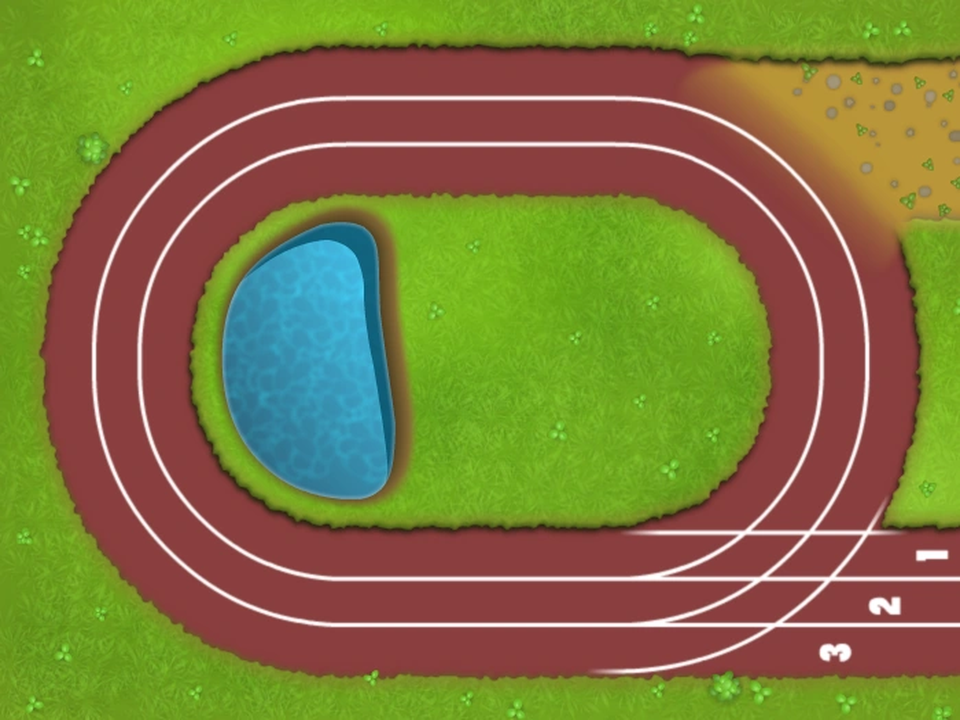
#> input picture background_images/sprint.png, 960 x 720 px; its folder holds 2 pictures in this run
$ python trace_map.py
#> lines starting #> are read from the running program, lines starting #| are printed output that depends on the picture; after the words box and inside, x2 and y2 are one past the last pixel; in counts of white or black regions, pixels touching at a corner belong together
### btd/path.py
"""
Track geometry: arc-length parameterised paths with a spatial index.

The original implementation stored a balloon's progress as an integer index
into a waypoint list and advanced it by ``int(speed)`` every frame. That had
two consequences: speeds below 2.0 all truncated to the same integer (so red,
blue, and green balloons moved identically), and travel rate was tied to the
frame rate.

Here a path is parameterised by *distance travelled in pixels*. A balloon
stores a float distance and advances by ``speed * dt``, so any speed is
representable and movement is frame-rate independent.

The class also owns tower-placement queries. Testing a candidate position used
to scan all ~2,500 waypoints every frame; a uniform grid over the path samples
reduces that to a handful of comparisons.
"""

from __future__ import annotations

import csv
import math

Point = tuple[float, float]


def catmull_rom(control: list[Point], samples_per_span: int = 24) -> list[Point]:
    """Smooth a sparse list of control points into a curve.

    Uses a centripetal-ish Catmull-Rom spline, which passes through every
    control point and does not overshoot the way a uniform spline can. Lets a
    map be authored as a dozen points instead of thousands.

    Args:
        control: Control points, in order.
        samples_per_span: Samples emitted between each pair of control points.

    Returns:
        The sampled curve.
    """
    if len(control) < 3:
        return list(control)

    # Duplicate the endpoints so the first and last spans are well defined.
    pts = [control[0]] + list(control) + [control[-1]]
    out: list[Point] = []

    for i in range(len(pts) - 3):
        p_0, p_1, p_2, p_3 = pts[i], pts[i + 1], pts[i + 2], pts[i + 3]
        for step in range(samples_per_span):
            t = step / samples_per_span
            t_2 = t * t
            t_3 = t_2 * t
            x = 0.5 * (
                2 * p_1[0]
                + (-p_0[0] + p_2[0]) * t
                + (2 * p_0[0] - 5 * p_1[0] + 4 * p_2[0] - p_3[0]) * t_2
                + (-p_0[0] + 3 * p_1[0] - 3 * p_2[0] + p_3[0]) * t_3
            )
            y = 0.5 * (
                2 * p_1[1]
                + (-p_0[1] + p_2[1]) * t
                + (2 * p_0[1] - 5 * p_1[1] + 4 * p_2[1] - p_3[1]) * t_2
                + (-p_0[1] + 3 * p_1[1] - 3 * p_2[1] + p_3[1]) * t_3
            )
            out.append((x, y))

    out.append(control[-1])
    return out


class Path:
    """An arc-length parameterised track.

    Attributes:
        points: The polyline vertices, in order.
        cumulative: ``cumulative[i]`` is the distance along the path to
            ``points[i]``. Strictly non-decreasing.
        length: Total path length in pixels.
    """

    #: Side length of a spatial-index cell, in pixels.
    CELL = 32

    # [89 lines left out: functions __init__, _build_index, position_at, heading_at, distance_to, not called in this run]


def _dist(a: Point, b: Point) -> float:
    """Euclidean distance between two points."""
    return math.hypot(b[0] - a[0], b[1] - a[1])


# [37 lines left out: functions _bisect, load_waypoints_csv, not called in this run]

### tools/trace_map.py
"""
Trace a walkable path out of a hand-drawn map background.

Adding a map from artwork means telling the game where balloons actually walk.
Doing that by eye is fiddly and drifts off the painted track. This finds the
real centre line instead:

1. Classify track pixels by colour.
2. Distance-transform the mask, so every track pixel knows how far it is from
   the edge of the track.
3. Run Dijkstra between rough guide points with a cost that strongly prefers
   staying far from the edges, which pulls the route onto the centre line.
4. Simplify the result into a handful of control points to paste into
   ``btd/maps.py``.

Guide points only need to be roughly right and roughly on the track; their job
is to say which way round an ambiguous loop or spiral to go, not to be
accurate. Everything else is measured from the art.

    python tools/trace_map.py sprint
    python tools/trace_map.py park --overlay
"""

from __future__ import annotations

import argparse
import heapq
import math
import os
import sys

import numpy as np
from PIL import Image, ImageDraw

ROOT = os.path.dirname(os.path.dirname(os.path.abspath(__file__)))
sys.path.insert(0, ROOT)

from btd.path import catmull_rom  # noqa: E402

OUT_DIR = os.path.join(ROOT, "tools", "map_export")

#: Dijkstra runs at half resolution; the corridor is far wider than 2 px and
#: this makes the search roughly four times cheaper.
SCALE = 2


def track_mask(image: np.ndarray, kind: str) -> np.ndarray:
    """Classify track pixels.

    Args:
        image: ``(H, W, 3)`` RGB array.
        kind: ``"lanes"`` for the running track (surface only, so the
            painted lines separate it), or ``"stone"`` for cobbles.

    Returns:
        Boolean mask of walkable pixels.
    """
#> called with kind = 'lanes'
    red, green, blue = image[:, :, 0], image[:, :, 1], image[:, :, 2]
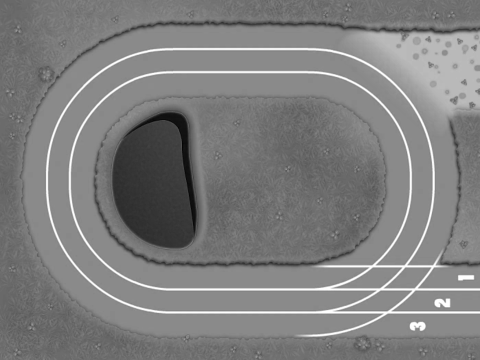
#> red: shape (720, 960) int64 (shown at 1/2 size); min 0, max 255, mean 126.4
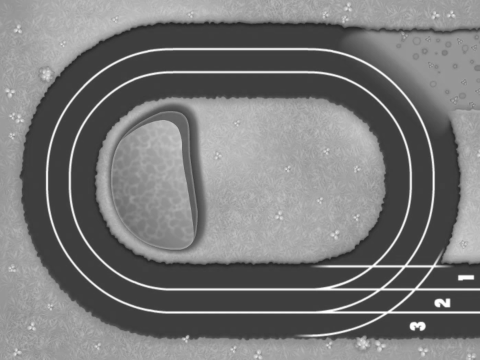
#> green: shape (720, 960) int64 (shown at 1/2 size); min 31, max 255, mean 119.9
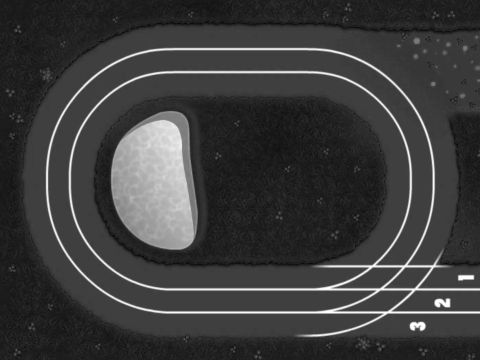
#> blue: shape (720, 960) int64 (shown at 1/2 size); min 2, max 255, mean 60.6

    if kind == "lanes":
        # Running surface only. The painted lane lines are left OUT, so they
        # separate the mask into three independent corridors that can each be
        # traced on their own. Gap-closing is skipped: the lines are only 3px
        # wide and a close would weld the lanes back together.
        mask = ((red > green + 30) & (red > blue + 25) & (red > 70)
                & (red < 190) & (green < 118))
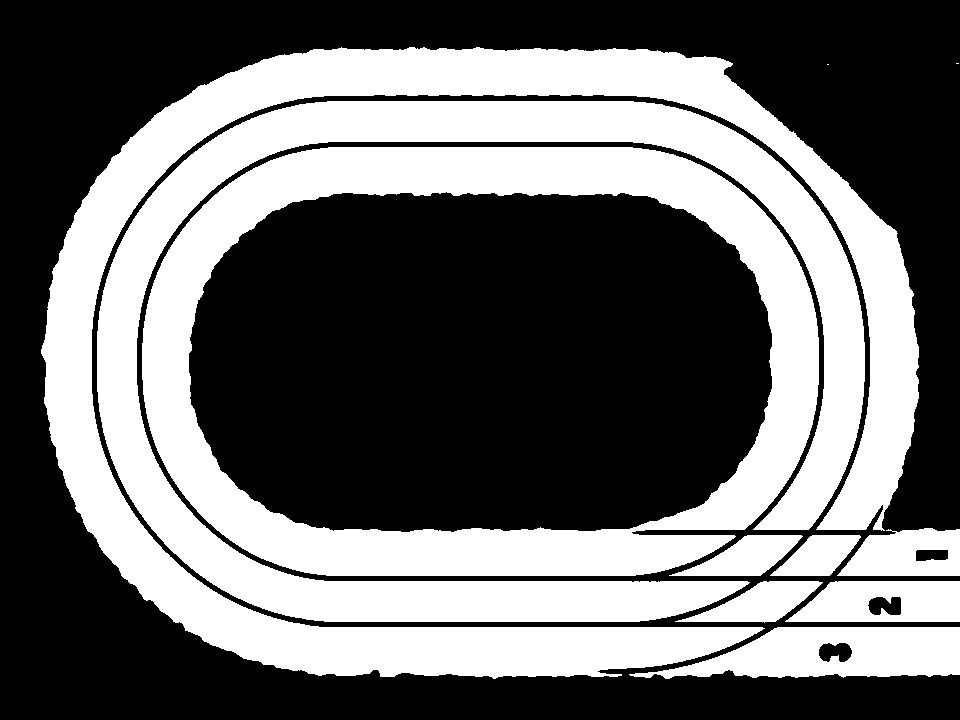
#> mask: shape (720, 960) bool; 41.7% white; 11 white regions (2 under 20 px), largest, box (x1, y1, x2, y2) and area: (41, 47, 919, 679) 98649, (142, 147, 819, 576) 80900, (97, 101, 865, 622) 79019
        return mask

    if kind == "maroon":
        # The dirt patch in the top-right corner is also reddish, but it is
        # much yellower. Excluding it by green channel keeps the whole track,
        # where cutting the corner off by coordinates clipped real track.
        mask = ((red > green + 30) & (red > blue + 25) & (red > 70)
                & (red < 190) & (green < 118))
        # White lane markings sit inside the running surface.
        mask |= (red > 200) & (green > 195) & (blue > 190)
    else:
        span = image.max(axis=2) - image.min(axis=2)
        mask = (span < 44) & (image.min(axis=2) > 112)
        # The river reads as pale grey-blue; require blue not to dominate so
        # open water is excluded.
        mask &= blue < red + 20

    # Bridges and anti-aliased edges leave small holes that would otherwise
    # cut the corridor in half. Close them -- but only a little, because a
    # large close would weld neighbouring arms of a spiral together and let
    # the search cut corners it should not.
    return close_gaps(mask, 4)


def close_gaps(mask: np.ndarray, amount: int) -> np.ndarray:
    """Morphological close: dilate then erode, bridging gaps up to ``2*amount``."""
    def grow(src: np.ndarray) -> np.ndarray:
        out = src.copy()
        out[1:, :] |= src[:-1, :]
        out[:-1, :] |= src[1:, :]
        out[:, 1:] |= src[:, :-1]
        out[:, :-1] |= src[:, 1:]
        return out

    work = mask
    for _ in range(amount):
        work = grow(work)
    for _ in range(amount):
        work = ~grow(~work)
    return work


def paint_bridges(mask: np.ndarray, bridges, width: int) -> np.ndarray:
    """Force line segments into the mask.

    Foreground scenery -- a bush, a tree canopy, a rock -- is painted *over*
    the path in the artwork, so colour classification sees a hole there and
    the corridor comes apart. A bridge says "the path really does continue
    through here"; it is the one thing the tool cannot infer from the image.
    """
    if not bridges:
        return mask
    canvas = Image.new("1", (mask.shape[1], mask.shape[0]), 0)
    draw = ImageDraw.Draw(canvas)
    for (x_1, y_1), (x_2, y_2) in bridges:
        draw.line([(x_1, y_1), (x_2, y_2)], fill=1, width=width)
    return mask | np.asarray(canvas, dtype=bool)


def edge_distance(mask: np.ndarray, limit: int = 70) -> np.ndarray:
    """Distance from each track pixel to the nearest off-track pixel.

    A simple breadth-first dilation. Exact enough for weighting a search, and
    avoids a scipy dependency.
    """
    dist = np.zeros(mask.shape, dtype=np.float32)
    known = ~mask
    remaining = mask.copy()

    for step in range(1, limit + 1):
        if not remaining.any():
            break
        grown = np.zeros_like(known)
        grown[1:, :] |= known[:-1, :]
        grown[:-1, :] |= known[1:, :]
        grown[:, 1:] |= known[:, :-1]
        grown[:, :-1] |= known[:, 1:]
        newly = grown & remaining
        dist[newly] = step
        known |= newly
        remaining &= ~newly

    return dist


def blur(field: np.ndarray, passes: int) -> np.ndarray:
    """Soften a distance field with repeated box averaging.

    The route is steered toward wherever the track is widest, which makes it
    swerve around anything that dents the edge -- and the artwork paints grass
    tufts and leaves across the path, each of which reads as a dent. Softening
    the field first ignores features that small while leaving the corridor's
    real shape intact.

    Blurring the *weight* rather than closing the *mask* matters: a
    morphological close large enough to swallow a tuft also welds neighbouring
    arms of the spiral together, and the search promptly cut a third off the
    route through the join.
    """
    out = field.astype(np.float32)
    for _ in range(passes):
        total = out.copy()
        total[1:, :] += out[:-1, :]
        total[:-1, :] += out[1:, :]
        total[:, 1:] += out[:, :-1]
        total[:, :-1] += out[:, 1:]
        out = total / 5.0
    return out


def snap(mask: np.ndarray, point: tuple[int, int]) -> tuple[int, int]:
    """Move a guide point onto the nearest track pixel."""
    x, y = point
    height, width = mask.shape
    x = max(0, min(width - 1, x))
    y = max(0, min(height - 1, y))
    if mask[y, x]:
        return x, y

    for radius in range(1, 90):
        for d_y in range(-radius, radius + 1):
            for d_x in range(-radius, radius + 1):
                if max(abs(d_x), abs(d_y)) != radius:
                    continue
                n_x, n_y = x + d_x, y + d_y
                if 0 <= n_x < width and 0 <= n_y < height and mask[n_y, n_x]:
                    return n_x, n_y
    raise SystemExit(f"guide point {point} is nowhere near the track")


def dijkstra(mask: np.ndarray, weight: np.ndarray,
             start: tuple[int, int], goal: tuple[int, int]) -> list[tuple[int, int]]:
    """Cheapest route between two track pixels under ``weight``."""
    height, width = mask.shape
    best = np.full(mask.shape, np.inf, dtype=np.float32)
    prev = np.full((height, width, 2), -1, dtype=np.int32)

    s_x, s_y = start
    g_x, g_y = goal
    best[s_y, s_x] = 0.0
    queue = [(0.0, s_x, s_y)]

    steps = [(-1, 0, 1.0), (1, 0, 1.0), (0, -1, 1.0), (0, 1, 1.0),
             (-1, -1, 1.414), (1, -1, 1.414), (-1, 1, 1.414), (1, 1, 1.414)]

    while queue:
        cost, x, y = heapq.heappop(queue)
        if cost > best[y, x]:
            continue
        if x == g_x and y == g_y:
            break
        for d_x, d_y, length in steps:
            n_x, n_y = x + d_x, y + d_y
            if not (0 <= n_x < width and 0 <= n_y < height) or not mask[n_y, n_x]:
                continue
            step_cost = cost + length * weight[n_y, n_x]
            if step_cost < best[n_y, n_x]:
                best[n_y, n_x] = step_cost
                prev[n_y, n_x] = (x, y)
                heapq.heappush(queue, (step_cost, n_x, n_y))

    if not np.isfinite(best[g_y, g_x]):
        raise SystemExit(f"no route from {start} to {goal} within the track")

    route = []
    x, y = g_x, g_y
    while (x, y) != (s_x, s_y):
        route.append((x, y))
        x, y = prev[y, x]
    route.append((s_x, s_y))
    route.reverse()
    return route


def stadium(c_x: float, c_y: float, half: float, radius: float,
            steps: int = 480) -> list[tuple[float, float]]:
    """Generate a running-track ring: two straights joined by two semicircles.

    Traced-and-offset lanes did not survive this map. Offsetting one centre
    line sideways self-intersected on the curves, where the radius of
    curvature is comparable to the offset, and tracing each lane separately
    needs the corridors to be continuous, which the start-line fan breaks.

    A running track is a stadium curve by construction, so the lanes are
    exactly derivable: same centre, same straight length, one radius each.
    Smooth, concentric, and incapable of crossing itself.

    Args:
        c_x, c_y: Centre of the oval.
        half: Half the length of each straight.
        radius: Distance from the straights to this lane's centre line.
        steps: Points generated around the ring.

    Returns:
        A closed ring, ordered anticlockwise from the right-hand end of the
        bottom straight -- the direction the balloons run.
    """
    straight = 2 * half
    arc = math.pi * radius
    total = 2 * straight + 2 * arc

    ring = []
    for i in range(steps):
        d = total * i / steps
        if d < straight:                       # bottom straight, right to left
            ring.append((c_x + half - d, c_y + radius))
        elif d < straight + arc:               # left cap, bottom to top
            t = (d - straight) / radius
            ring.append((c_x - half - math.sin(t) * radius,
                         c_y + math.cos(t) * radius))
        elif d < 2 * straight + arc:           # top straight, left to right
            ring.append((c_x - half + (d - straight - arc), c_y - radius))
        else:                                  # right cap, top to bottom
            t = (d - 2 * straight - arc) / radius
            ring.append((c_x + half + math.sin(t) * radius,
                         c_y - math.cos(t) * radius))
    return ring


def build_laps(rings: list[list[tuple[float, float]]],
               blend: float = 0.16) -> list[tuple[float, float]]:
    """Walk one lap per lane, easing between lanes on the home straight.

    Args:
        rings: One closed, equal-length ring per lap, all sharing a start
            point so a blend between two of them pairs matching positions.
        blend: Fraction of a lap spent easing into the next lane.

    Returns:
        A single open path covering ``len(rings)`` laps.
    """
    out: list[tuple[float, float]] = []
    steps = len(rings[0])
    for lap, ring in enumerate(rings):
        previous = rings[lap - 1] if lap > 0 else None
        for i in range(steps):
            # The loop's origin is the start/finish line, so easing across
            # during the opening stretch of a lap *is* the change happening as
            # the previous lap completes -- and it puts it on the home
            # straight, past the painted lane numbers. Blending over the
            # closing stretch instead lands it midway round the right-hand
            # curve, where three lanes crossing at once reads as a tangle.
            if previous is None or i >= steps * blend:
                out.append(ring[i])
                continue
            t = i / (steps * blend)
            t = t * t * (3 - 2 * t)  # smoothstep
            a, b = previous[i], ring[i]
            out.append((a[0] + (b[0] - a[0]) * t, a[1] + (b[1] - a[1]) * t))
    if rings:
        out.append(rings[-1][0])
    return out


def densify(a: tuple[float, float], b: tuple[float, float],
            step: float = 4.0) -> list[tuple[float, float]]:
    """Fill in points along a straight segment.

    Straight runs would otherwise be two endpoints with a void between them,
    which both starves the control-point resampling and makes the fidelity
    check report a huge false drift over the gap.
    """
    count = max(1, int(math.dist(a, b) / step))
    return [(a[0] + (b[0] - a[0]) * i / count,
             a[1] + (b[1] - a[1]) * i / count) for i in range(count + 1)]


def fidelity(controls: list[tuple[int, int]],
             route: list[tuple[float, float]]) -> float:
    """Worst distance from the resulting spline back to the traced route.

    The game rebuilds a Catmull-Rom curve from the control points, so what
    matters is not how well the *points* sit on the track but how well the
    *curve through them* does. Too few points and the spline chords across a
    tight turn, which is exactly what put balloons on the grass in the Park
    Path's spiral.
    """
    curve = catmull_rom([(float(x), float(y)) for x, y in controls],
                        samples_per_span=28)
    step = max(1, len(route) // 900)
    sampled = route[::step]
    worst = 0.0
    for point in curve[::3]:
        worst = max(worst, min(math.dist(point, r) for r in sampled))
    return worst


def simplify(points: list[tuple[float, float]], count: int) -> list[tuple[int, int]]:
    """Resample a dense route down to ``count`` evenly spaced control points."""
    if len(points) <= count:
        return [(int(x), int(y)) for x, y in points]

    cumulative = [0.0]
    for a, b in zip(points, points[1:]):
        cumulative.append(cumulative[-1] + math.dist(a, b))
    total = cumulative[-1]

    out = []
    for i in range(count):
        target = total * i / (count - 1)
        idx = np.searchsorted(cumulative, target)
        idx = min(max(idx, 1), len(points) - 1)
        span = cumulative[idx] - cumulative[idx - 1]
        t = 0.0 if span <= 0 else (target - cumulative[idx - 1]) / span
        a, b = points[idx - 1], points[idx]
        out.append((int(round(a[0] + (b[0] - a[0]) * t)),
                    int(round(a[1] + (b[1] - a[1]) * t))))
    return out


def smooth(points: list[tuple[int, int]], passes: int = 6) -> list[tuple[float, float]]:
    """Moving-average smoothing, endpoints pinned."""
    pts = [(float(x), float(y)) for x, y in points]
    for _ in range(passes):
        out = [pts[0]]
        for i in range(1, len(pts) - 1):
            out.append((
                (pts[i - 1][0] + pts[i][0] * 2 + pts[i + 1][0]) / 4,
                (pts[i - 1][1] + pts[i][1] * 2 + pts[i + 1][1]) / 4,
            ))
        out.append(pts[-1])
        pts = out
    return pts


# Guide points per map, in final 960x720 coordinates. Only rough accuracy is
# needed: they exist to disambiguate which way round a loop the path goes.
GUIDES = {
    "sprint": {
        "kind": "lanes",
        # Measured off the artwork. Scanning columns through the straights
        # puts the track centre line at y=122.5 on top and y=602.5 on the
        # bottom, so the oval centres on y=362.5; scanning rows at that height
        # fixes the horizontal centre and straight length. Each lane sits
        # about 49px from the next, matching the painted bands of 46, 41 and
        # 49px separated by 3px lines.
        "stadium": {"c_x": 479.0, "c_y": 362.5, "half": 123.0},
        # Innermost lane first, working outward -- what the "1 2 3" markings
        # painted at the start line count.
        "lane_radii": [191.5, 241.5, 290.0],
        # Entry and exit sit at exactly the y of the lane they join -- lane 1
        # starts at c_y + 191.5 = 554, lane 3 at c_y + 290 = 652.5 -- so both
        # spurs run dead level. Picking them by eye left a 3 degree tilt, and
        # balloons visibly drifted across the lane markings on the way in.
        # These also land in the painted spur lanes, whose centres at the right
        # edge measure 552 and 648.
        "entry": (958, 554),
        "exit": (958, 652),
        "controls": 90,
        "smoothing": 2,
    },
    "park": {
        "kind": "stone",
        # A bush is painted over the path just before it leaves the right
        # edge, which severs the corridor there.
        "bridges": [((790, 384), (959, 386))],
        "width": 46,
        # Only three guides: the spiral's own walls force the route, so the
        # search does not need telling how to get round it.
        "points": [(800, 4), (470, 660), (958, 386)],
        # The spiral turns tightly enough that control-point spacing decides
        # whether the curve is followed or cut across. At 30 the spline strayed
        # 23px from the traced route -- half the width of a path that is only
        # 76px wide -- so balloons visibly clipped the corners onto the grass.
        "controls": 120,
        "smoothing": 5,
        # Grass and leaves are painted across the stone in places; without
        # this the route weaves around each one.
        "blur": 16,
    },
}


def trace(key: str, overlay: bool) -> None:
    """Trace one map and print its control points."""
    spec = GUIDES[key]
    image_path = os.path.join(ROOT, "background_images", f"{key}.png")
    image = np.asarray(Image.open(image_path).convert("RGB")).astype(int)

    mask_full = track_mask(image, spec["kind"])
    mask_full = paint_bridges(mask_full, spec.get("bridges"), spec.get("width", 40))
    mask = mask_full[::SCALE, ::SCALE]
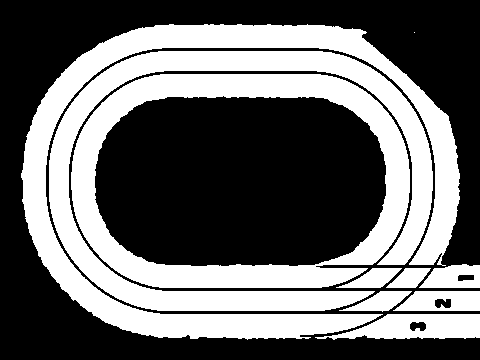
#> mask: shape (360, 480) bool; 41.4% white; 10 white regions (1 under 20 px), largest, box (x1, y1, x2, y2) and area: (21, 24, 460, 340) 24573, (71, 74, 410, 288) 20132, (49, 51, 433, 311) 19588
    dist = edge_distance(mask)
#> (the rest of the program and of its run is left out)
